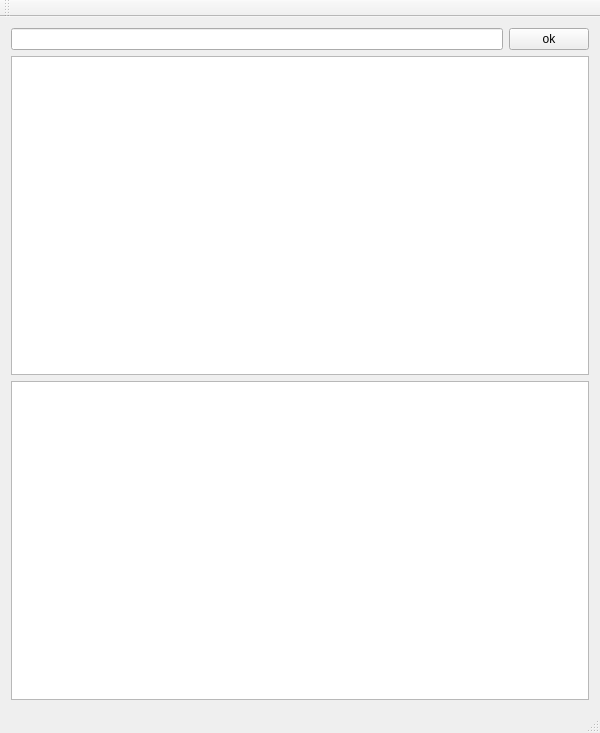
<?xml version="1.0" encoding="UTF-8"?>
<ui version="4.0">
 <class>testTreeViewFilterClass</class>
 <widget class="QMainWindow" name="testTreeViewFilterClass">
  <property name="geometry">
   <rect>
    <x>0</x>
    <y>0</y>
    <width>600</width>
    <height>733</height>
   </rect>
  </property>
  <property name="windowTitle">
   <string>testTreeViewFilter</string>
  </property>
  <widget class="QWidget" name="centralWidget">
   <layout class="QVBoxLayout" name="verticalLayout">
    <item>
     <layout class="QHBoxLayout" name="horizontalLayout">
      <item>
       <widget class="QLineEdit" name="txtFilter"/>
      </item>
      <item>
       <widget class="QPushButton" name="btnOk">
        <property name="text">
         <string>ok</string>
        </property>
       </widget>
      </item>
     </layout>
    </item>
    <item>
     <widget class="QTreeView" name="treeView"/>
    </item>
    <item>
     <widget class="QTableView" name="tableView"/>
    </item>
   </layout>
  </widget>
  <widget class="QMenuBar" name="menuBar">
   <property name="geometry">
    <rect>
     <x>0</x>
     <y>0</y>
     <width>600</width>
     <height>23</height>
    </rect>
   </property>
  </widget>
  <widget class="QToolBar" name="mainToolBar">
   <attribute name="toolBarArea">
    <enum>TopToolBarArea</enum>
   </attribute>
   <attribute name="toolBarBreak">
    <bool>false</bool>
   </attribute>
  </widget>
  <widget class="QStatusBar" name="statusBar"/>
 </widget>
 <layoutdefault spacing="6" margin="11"/>
 <resources>
  <include location="testtreeviewfilter.qrc"/>
 </resources>
 <connections/>
</ui>
